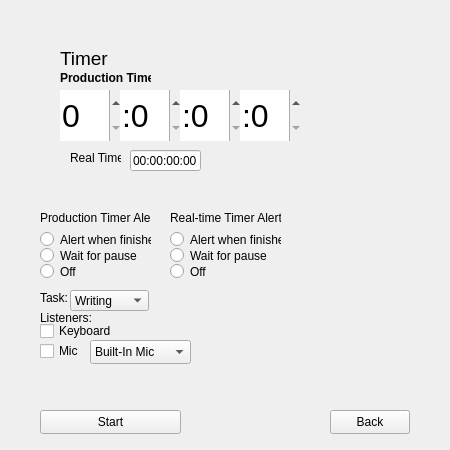
<?xml version="1.0" encoding="UTF-8"?>
<ui version="4.0">
 <class>timerwindow</class>
 <widget class="QWidget" name="timerwindow">
  <property name="geometry">
   <rect>
    <x>0</x>
    <y>0</y>
    <width>450</width>
    <height>450</height>
   </rect>
  </property>
  <property name="windowTitle">
   <string>Form</string>
  </property>
  <widget class="QFrame" name="QFrame_TimerWindow">
   <property name="geometry">
    <rect>
     <x>0</x>
     <y>0</y>
     <width>451</width>
     <height>451</height>
    </rect>
   </property>
   <property name="frameShape">
    <enum>QFrame::NoFrame</enum>
   </property>
   <property name="frameShadow">
    <enum>QFrame::Raised</enum>
   </property>
   <widget class="QLabel" name="label">
    <property name="geometry">
     <rect>
      <x>60</x>
      <y>50</y>
      <width>181</width>
      <height>16</height>
     </rect>
    </property>
    <property name="font">
     <font>
      <pointsize>14</pointsize>
     </font>
    </property>
    <property name="text">
     <string>Timer</string>
    </property>
   </widget>
   <widget class="QPushButton" name="startTimerButton">
    <property name="geometry">
     <rect>
      <x>40</x>
      <y>410</y>
      <width>141</width>
      <height>24</height>
     </rect>
    </property>
    <property name="text">
     <string>Start</string>
    </property>
   </widget>
   <widget class="QPushButton" name="pushButton_2">
    <property name="geometry">
     <rect>
      <x>330</x>
      <y>410</y>
      <width>80</width>
      <height>24</height>
     </rect>
    </property>
    <property name="text">
     <string>Back</string>
    </property>
   </widget>
   <widget class="QFrame" name="frame">
    <property name="geometry">
     <rect>
      <x>40</x>
      <y>290</y>
      <width>161</width>
      <height>81</height>
     </rect>
    </property>
    <property name="frameShape">
     <enum>QFrame::NoFrame</enum>
    </property>
    <property name="frameShadow">
     <enum>QFrame::Raised</enum>
    </property>
    <widget class="QComboBox" name="comboBox_2">
     <property name="geometry">
      <rect>
       <x>30</x>
       <y>0</y>
       <width>79</width>
       <height>21</height>
      </rect>
     </property>
     <item>
      <property name="text">
       <string>Writing</string>
      </property>
     </item>
     <item>
      <property name="text">
       <string>Compose Music</string>
      </property>
     </item>
     <item>
      <property name="text">
       <string>Custom</string>
      </property>
     </item>
    </widget>
    <widget class="QLabel" name="label_8">
     <property name="geometry">
      <rect>
       <x>0</x>
       <y>0</y>
       <width>31</width>
       <height>16</height>
      </rect>
     </property>
     <property name="text">
      <string>Task:</string>
     </property>
    </widget>
    <widget class="QComboBox" name="comboBox_3">
     <property name="geometry">
      <rect>
       <x>50</x>
       <y>50</y>
       <width>101</width>
       <height>24</height>
      </rect>
     </property>
     <item>
      <property name="text">
       <string>Built-In Mic</string>
      </property>
     </item>
    </widget>
    <widget class="QCheckBox" name="checkBox_2">
     <property name="geometry">
      <rect>
       <x>0</x>
       <y>50</y>
       <width>83</width>
       <height>22</height>
      </rect>
     </property>
     <property name="text">
      <string>Mic</string>
     </property>
    </widget>
    <widget class="QCheckBox" name="checkBox">
     <property name="geometry">
      <rect>
       <x>0</x>
       <y>30</y>
       <width>83</width>
       <height>22</height>
      </rect>
     </property>
     <property name="text">
      <string>Keyboard</string>
     </property>
    </widget>
    <widget class="QLabel" name="label_9">
     <property name="geometry">
      <rect>
       <x>0</x>
       <y>20</y>
       <width>58</width>
       <height>16</height>
      </rect>
     </property>
     <property name="text">
      <string>Listeners:</string>
     </property>
    </widget>
   </widget>
   <widget class="QFrame" name="frame_2">
    <property name="geometry">
     <rect>
      <x>70</x>
      <y>150</y>
      <width>131</width>
      <height>21</height>
     </rect>
    </property>
    <property name="frameShape">
     <enum>QFrame::NoFrame</enum>
    </property>
    <property name="frameShadow">
     <enum>QFrame::Raised</enum>
    </property>
    <widget class="QLabel" name="label_3">
     <property name="geometry">
      <rect>
       <x>0</x>
       <y>0</y>
       <width>51</width>
       <height>16</height>
      </rect>
     </property>
     <property name="text">
      <string>Real Time: </string>
     </property>
    </widget>
    <widget class="QLineEdit" name="lineEdit">
     <property name="geometry">
      <rect>
       <x>-60</x>
       <y>80</y>
       <width>113</width>
       <height>21</height>
      </rect>
     </property>
    </widget>
    <widget class="QLineEdit" name="lineEdit_2">
     <property name="geometry">
      <rect>
       <x>60</x>
       <y>0</y>
       <width>71</width>
       <height>21</height>
      </rect>
     </property>
     <property name="inputMethodHints">
      <set>Qt::ImhTime</set>
     </property>
     <property name="text">
      <string>00:00:00:00</string>
     </property>
     <property name="maxLength">
      <number>11</number>
     </property>
    </widget>
   </widget>
   <widget class="QFrame" name="frame_3">
    <property name="geometry">
     <rect>
      <x>170</x>
      <y>210</y>
      <width>121</width>
      <height>71</height>
     </rect>
    </property>
    <property name="frameShape">
     <enum>QFrame::NoFrame</enum>
    </property>
    <property name="frameShadow">
     <enum>QFrame::Raised</enum>
    </property>
    <widget class="QLabel" name="label_4">
     <property name="geometry">
      <rect>
       <x>0</x>
       <y>0</y>
       <width>111</width>
       <height>16</height>
      </rect>
     </property>
     <property name="text">
      <string>Real-time Timer Alert</string>
     </property>
    </widget>
    <widget class="QRadioButton" name="radioButton">
     <property name="geometry">
      <rect>
       <x>0</x>
       <y>20</y>
       <width>111</width>
       <height>19</height>
      </rect>
     </property>
     <property name="text">
      <string>Alert when finished</string>
     </property>
    </widget>
    <widget class="QRadioButton" name="radioButton_2">
     <property name="geometry">
      <rect>
       <x>0</x>
       <y>52</y>
       <width>111</width>
       <height>19</height>
      </rect>
     </property>
     <property name="text">
      <string>Off</string>
     </property>
    </widget>
    <widget class="QRadioButton" name="radioButton_3">
     <property name="geometry">
      <rect>
       <x>0</x>
       <y>36</y>
       <width>111</width>
       <height>19</height>
      </rect>
     </property>
     <property name="toolTip">
      <string>Waits for you to pause your work before alerting you that your time is up</string>
     </property>
     <property name="text">
      <string>Wait for pause</string>
     </property>
    </widget>
   </widget>
   <widget class="QFrame" name="frame_4">
    <property name="geometry">
     <rect>
      <x>40</x>
      <y>210</y>
      <width>121</width>
      <height>71</height>
     </rect>
    </property>
    <property name="frameShape">
     <enum>QFrame::NoFrame</enum>
    </property>
    <property name="frameShadow">
     <enum>QFrame::Raised</enum>
    </property>
    <widget class="QLabel" name="label_5">
     <property name="geometry">
      <rect>
       <x>0</x>
       <y>0</y>
       <width>111</width>
       <height>16</height>
      </rect>
     </property>
     <property name="text">
      <string>Production Timer Alert</string>
     </property>
    </widget>
    <widget class="QRadioButton" name="radioButton_4">
     <property name="geometry">
      <rect>
       <x>0</x>
       <y>20</y>
       <width>111</width>
       <height>19</height>
      </rect>
     </property>
     <property name="text">
      <string>Alert when finished</string>
     </property>
    </widget>
    <widget class="QRadioButton" name="radioButton_5">
     <property name="geometry">
      <rect>
       <x>0</x>
       <y>52</y>
       <width>111</width>
       <height>19</height>
      </rect>
     </property>
     <property name="text">
      <string>Off</string>
     </property>
    </widget>
    <widget class="QRadioButton" name="radioButton_6">
     <property name="geometry">
      <rect>
       <x>0</x>
       <y>36</y>
       <width>111</width>
       <height>19</height>
      </rect>
     </property>
     <property name="toolTip">
      <string>Waits for you to pause your work before alerting you that your time is up</string>
     </property>
     <property name="text">
      <string>Wait for pause</string>
     </property>
    </widget>
   </widget>
   <widget class="QFrame" name="PTTimer_Frame">
    <property name="geometry">
     <rect>
      <x>60</x>
      <y>70</y>
      <width>251</width>
      <height>81</height>
     </rect>
    </property>
    <property name="frameShape">
     <enum>QFrame::NoFrame</enum>
    </property>
    <property name="frameShadow">
     <enum>QFrame::Raised</enum>
    </property>
    <widget class="QSpinBox" name="PTmSec">
     <property name="geometry">
      <rect>
       <x>180</x>
       <y>20</y>
       <width>61</width>
       <height>51</height>
      </rect>
     </property>
     <property name="font">
      <font>
       <pointsize>24</pointsize>
      </font>
     </property>
     <property name="toolTip">
      <string>Milliseconds</string>
     </property>
     <property name="frame">
      <bool>false</bool>
     </property>
     <property name="prefix">
      <string>:</string>
     </property>
     <property name="maximum">
      <number>59</number>
     </property>
     <property name="value">
      <number>0</number>
     </property>
    </widget>
    <widget class="QLabel" name="label_2">
     <property name="geometry">
      <rect>
       <x>0</x>
       <y>0</y>
       <width>91</width>
       <height>16</height>
      </rect>
     </property>
     <property name="font">
      <font>
       <weight>75</weight>
       <bold>true</bold>
      </font>
     </property>
     <property name="text">
      <string>Production Time</string>
     </property>
    </widget>
    <widget class="QSpinBox" name="PTSec">
     <property name="geometry">
      <rect>
       <x>120</x>
       <y>20</y>
       <width>61</width>
       <height>51</height>
      </rect>
     </property>
     <property name="font">
      <font>
       <pointsize>24</pointsize>
      </font>
     </property>
     <property name="toolTip">
      <string>Seconds</string>
     </property>
     <property name="frame">
      <bool>false</bool>
     </property>
     <property name="prefix">
      <string>:</string>
     </property>
     <property name="maximum">
      <number>59</number>
     </property>
     <property name="value">
      <number>0</number>
     </property>
    </widget>
    <widget class="QSpinBox" name="PTHrs">
     <property name="geometry">
      <rect>
       <x>0</x>
       <y>20</y>
       <width>61</width>
       <height>51</height>
      </rect>
     </property>
     <property name="font">
      <font>
       <pointsize>24</pointsize>
      </font>
     </property>
     <property name="toolTip">
      <string>Hours</string>
     </property>
     <property name="frame">
      <bool>false</bool>
     </property>
     <property name="value">
      <number>0</number>
     </property>
    </widget>
    <widget class="QSpinBox" name="PTMin">
     <property name="geometry">
      <rect>
       <x>60</x>
       <y>20</y>
       <width>61</width>
       <height>51</height>
      </rect>
     </property>
     <property name="font">
      <font>
       <pointsize>24</pointsize>
      </font>
     </property>
     <property name="toolTip">
      <string>Minutes</string>
     </property>
     <property name="frame">
      <bool>false</bool>
     </property>
     <property name="prefix">
      <string>:</string>
     </property>
     <property name="maximum">
      <number>59</number>
     </property>
     <property name="value">
      <number>0</number>
     </property>
    </widget>
   </widget>
  </widget>
 </widget>
 <resources/>
 <connections/>
</ui>
